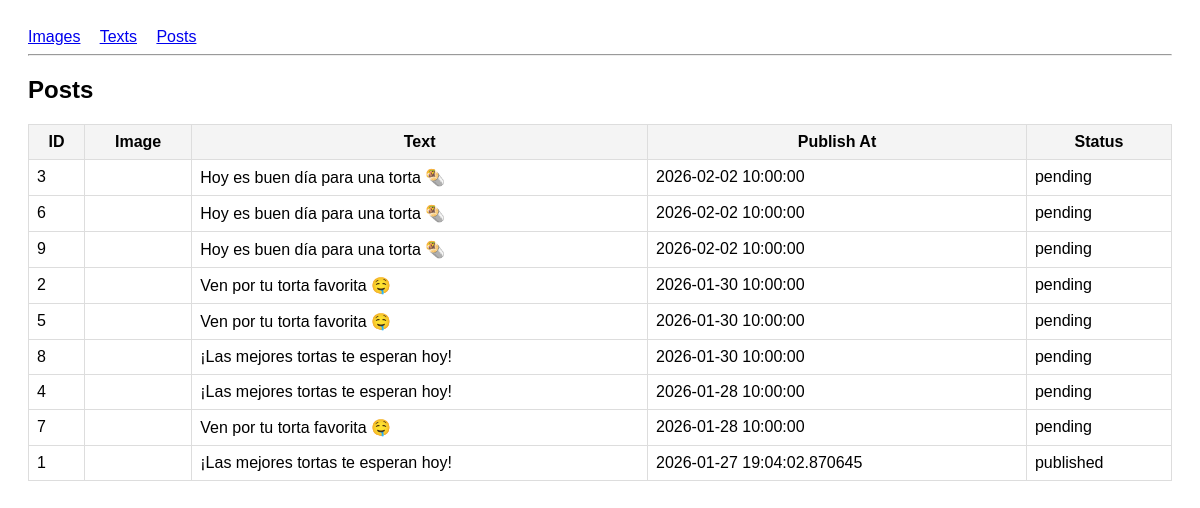
Screenshot of /admin/posts with the database file from the repository.
### models/post.py (models this page shows, shortened)
class Post(db.Model):
    __tablename__ = "posts"
    id               = db.Column(db.Integer, primary_key=True)
    image_id         = db.Column(db.Integer, db.ForeignKey("images.id"))
    text_id          = db.Column(db.Integer, db.ForeignKey("texts.id"))
    publish_at       = db.Column(db.DateTime, nullable=False)
    status           = db.Column(db.String(20), default="pending")
    platform         = db.Column(db.String(20), default="facebook")
    facebook_post_id = db.Column(db.String(100), nullable=True)
    created_at       = db.Column(db.DateTime, default=datetime.utcnow)
    image            = db.relationship("Image")
    text             = db.relationship("Text")

### models/text.py (models this page shows, shortened)
class Text(db.Model):
    __tablename__ = "texts"
    id         = db.Column(db.Integer, primary_key=True)
    content    = db.Column(db.String(500), nullable=False)
    active     = db.Column(db.Boolean, default=True)
    created_at = db.Column(db.DateTime, default=datetime.utcnow)

### app.py (the view)
@app.route("/admin/posts")
def admin_posts():
    posts = Post.query.order_by(Post.publish_at.desc()).all()
    return render_template("admin/posts.html", posts=posts)

### templates/admin/posts.html
{% extends "admin/layout.html" %}
{% block content %}
<h2>Posts</h2>
<table>
  <tr>
    <th>ID</th>
    <th>Image</th>
    <th>Text</th>
    <th>Publish At</th>
    <th>Status</th>
  </tr>
  {% for post in posts %}
  <tr>
    <td>{{ post.id }}</td>
    <td>{{ post.image.path }}</td>
    <td>{{ post.text.content }}</td>
    <td>{{ post.publish_at }}</td>
    <td>{{ post.status }}</td>
  </tr>
  {% endfor %}
</table>
{% endblock %}

### templates/admin/layout.html (style rules this page uses)
body { font-family: Arial; padding: 20px; }
table { border-collapse: collapse; width: 100%; }
th, td { border: 1px solid #ddd; padding: 8px; }
th { background: #f4f4f4; }

### rows the page displays
Post: id "3", text.content "Hoy es buen día para una torta 🌯", publish_at "2026-02-02 10:00:00", status "pending"
Post: id "6", text.content "Hoy es buen día para una torta 🌯", publish_at "2026-02-02 10:00:00", status "pending"
Post: id "9", text.content "Hoy es buen día para una torta 🌯", publish_at "2026-02-02 10:00:00", status "pending"
Post: id "2", text.content "Ven por tu torta favorita 🤤", publish_at "2026-01-30 10:00:00", status "pending"
Post: id "5", text.content "Ven por tu torta favorita 🤤", publish_at "2026-01-30 10:00:00", status "pending"
Post: id "8", text.content "¡Las mejores tortas te esperan hoy!", publish_at "2026-01-30 10:00:00", status "pending"
Post: id "4", text.content "¡Las mejores tortas te esperan hoy!", publish_at "2026-01-28 10:00:00", status "pending"
Post: id "7", text.content "Ven por tu torta favorita 🤤", publish_at "2026-01-28 10:00:00", status "pending"
Post: id "1", text.content "¡Las mejores tortas te esperan hoy!", publish_at "2026-01-27 19:04:02.870645", status "published"
